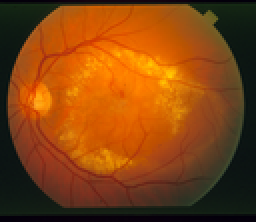
%> input picture 2_test.tiff, 128 x 111 px, shrunk from 700 x 605 before the run (shown 2 times larger)
$ octave untitled.m   (GNU Octave 9; MATLAB toolbox functions it lacks are replaced by stand-ins)
%> lines starting %> are read from the running program, lines starting %| are printed output that depends on the picture
  I = imread('2_test.tiff');
%> I is the input picture: size 111x128x3 uint8; mean R, G, B 131.2, 67.6, 16
    figure;
    imshow(I);
I=imnoise(I,'salt & pepper',0.01);
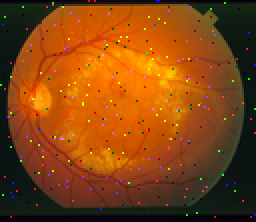
%> I: size 111x128x3 uint8 (shown 2 times larger); mean R, G, B 131.2, 68.2, 17.1
figure;
imshow(I);
mm=3;
J=ones(mm,mm);
I=double(I);
%> I: size 111x128x3 double
II=I;
[m n]=size(I);
%> m = 111; n = 384
m3=2*floor(mm/2)+m;
%> m3 = 113
n3=2*floor(mm/2)+n;
%> n3 = 386
X = zeros(m3,n3);
for i=1:m
    for j=1:n
    X(i+1,j+1)= I(i,j);
    end
end
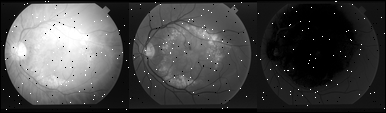
%> X: size 113x386 double; min 0, max 255, mean 70.5

for i=1:m
    for j=1:n
        K=J.*X(i:i+mm-1,j:j+mm-1);
    nn=1;
        for ii=1:mm
           for jj=1:mm
               L(nn)=K(ii,jj);
               nn=nn+1;
           end
        end
        for ii=1:nn-2
           for jj=1:nn-ii-1
              if L(jj)>L(jj+1)
                 TL=L(jj);
                 L(jj)=L(jj+1);
                 L(jj+1)=TL;
              end
           end
       end
II(i,j)=L(fix((nn-1)/2));
   end
end
%> after the loop, L = [0 0 0 0 0 9 10 10 11]; TL = 9
figure;
imshow(mat2gray(II));
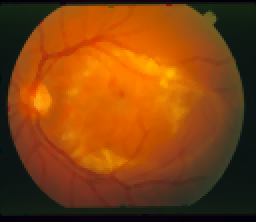
%> displayed picture: size 111x128x3, on the screen's scale of 0 to 255 (shown 2 times larger); mean R, G, B 129.6, 66.2, 15.4; mean of the top-left, top-right, bottom-left and bottom-right quarters 85, 78.5, 63.7, 54.9
